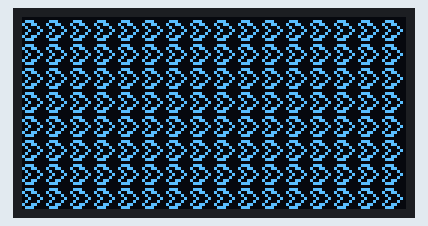
A sketch run on a simulated Arduino Uno, built for the host (arithmetic inside an expression is 32-bit, double 64-bit). On the bench: 128×64 one-colour display. Wiring (inferred from the names in the program): SSD1306 OLED at I2C address 0x3C. The local clock reads 2024-03-15 10:24:30 at power-on unless the sketch sets it; what the sketch prints to the serial monitor is not drawn.

Above: at 3.4 s.

The sketch:

clocky.ino
```cpp
// Date and time functions using a DS1307 RTC connected via I2C and Wire lib
#include <Wire.h>
#include "RTClib.h"

#if defined(ARDUINO_ARCH_SAMD)
// for Zero, output on USB Serial console, remove line below if using programming port to program the Zero!
#define Serial SerialUSB
#endif


//~ DEFINES ~~~~~~~~~~~~~~~~~~~~~~~~~~~~~~~~~~~~~~~~~~~~~~~~~~~~~~~~~~~~~~~~~~~
// Some defines for the SSD1306 controller driving a 128x64 resolution OLED display
// PART     - http://www.simplelabs.co.in/content/96-blue-i2c-oled-module
// DATASHEET  - https://www.adafruit.com/datasheets/SSD1306.pdf

// The Slave Address (SLA) of the OLED controller - SSD1306 - is 0x3C
// The LSB is supposed to be the mode. Since we are only going to WRITE to the OLED, the LSB is going to be 0
// SLA (0x3C) + WRITE_MODE (0x00) =  0x78 (0b01111000)
#define OLED_I2C_ADDRESS   0x3C

// The SSD1306 datasheet (pg.20) says that a control byte has to be sent before sending a command
// Control byte consists of
// bit 7    : Co   : Continuation bit - If 0, then it assumes all the next bytes are data (no more control bytes).
//        :    You can send a stream of data, ie: gRAM dump - if Co=0
//        :        For Command, you'd prolly wanna set this - one at a time. Hence, Co=1 for commands
//        :    For Data stream, Co=0 :)
// bit 6      : D/C# : Data/Command Selection bit, Data=1/Command=0
// bit [5-0]  : lower 6 bits have to be 0
#define OLED_CONTROL_BYTE_CMD_SINGLE  0x80
#define OLED_CONTROL_BYTE_CMD_STREAM  0x00
#define OLED_CONTROL_BYTE_DATA_STREAM 0x40

// Fundamental commands (pg.28)
#define OLED_CMD_SET_CONTRAST     0x81  // follow with 0x7F
#define OLED_CMD_DISPLAY_RAM      0xA4
#define OLED_CMD_DISPLAY_ALLON      0xA5
#define OLED_CMD_DISPLAY_NORMAL     0xA6
#define OLED_CMD_DISPLAY_INVERTED     0xA7
#define OLED_CMD_DISPLAY_OFF      0xAE
#define OLED_CMD_DISPLAY_ON       0xAF

// Addressing Command Table (pg.30)
#define OLED_CMD_SET_MEMORY_ADDR_MODE 0x20  // follow with 0x00 = HORZ mode = Behave like a KS108 graphic LCD
#define OLED_CMD_SET_COLUMN_RANGE   0x21  // can be used only in HORZ/VERT mode - follow with 0x00 + 0x7F = COL127
#define OLED_CMD_SET_PAGE_RANGE     0x22  // can be used only in HORZ/VERT mode - follow with 0x00 + 0x07 = PAGE7

// Hardware Config (pg.31)
#define OLED_CMD_SET_DISPLAY_START_LINE 0x40
#define OLED_CMD_SET_SEGMENT_REMAP    0xA1
#define OLED_CMD_SET_MUX_RATIO      0xA8  // follow with 0x3F = 64 MUX
#define OLED_CMD_SET_COM_SCAN_MODE    0xC8
#define OLED_CMD_SET_DISPLAY_OFFSET   0xD3  // follow with 0x00
#define OLED_CMD_SET_COM_PIN_MAP    0xDA  // follow with 0x12
#define OLED_CMD_NOP          0xE3  // NOP

// Timing and Driving Scheme (pg.32)
#define OLED_CMD_SET_DISPLAY_CLK_DIV  0xD5  // follow with 0x80
#define OLED_CMD_SET_PRECHARGE      0xD9  // follow with 0xF1
#define OLED_CMD_SET_VCOMH_DESELCT    0xDB  // follow with 0x30

// Charge Pump (pg.62)
#define OLED_CMD_SET_CHARGE_PUMP    0x8D  // follow with 0x14

//~~~~~~~~~~~~~~~~~~~~~~~~~~~~~~~~~~~~~~~~~~~~~~~~~~~~~~~~~~~~~~~~~~~~~~~~~~~~~

// Used LCD Assistant to generate this starting splash screen for the buffer
// 128x64 = 8192 bits = 1024 bytes
//static unsigned char buffer [1024] = {
//0x00, 0x00, 0x00, 0x00, 0x00, 0x01, 0x02, 0x04, 0x04, 0x09, 0x1F, 0xFC, 0xF0, 0xFF, 0xFC, 0x00,
//0x00, 0x00, 0x00, 0x00, 0x1F, 0xE0, 0x00, 0x07, 0x38, 0xC0, 0x00, 0x00, 0x00, 0xC0, 0x3F, 0x00,
//0x00, 0x00, 0x00, 0x00, 0x00, 0x00, 0x00, 0x00, 0x00, 0x00, 0x00, 0x00, 0x00, 0x00, 0x00, 0x00,
//0x00, 0x00, 0x00, 0x00, 0x00, 0x00, 0x00, 0x00, 0x00, 0x00, 0x00, 0x00, 0x80, 0x80, 0x80, 0xC0,
//0x40, 0x40, 0x40, 0x40, 0x40, 0x40, 0x20, 0x20, 0x20, 0x20, 0x20, 0x20, 0x20, 0x20, 0x20, 0x20,
//0x20, 0x20, 0x20, 0x20, 0x20, 0x20, 0x20, 0x20, 0x20, 0x20, 0x10, 0x10, 0x10, 0x10, 0x10, 0x10,
//0x90, 0xF0, 0x10, 0x10, 0x10, 0x10, 0x10, 0x10, 0x10, 0x10, 0x10, 0x10, 0x10, 0x10, 0x10, 0x10,
//0x10, 0x10, 0x30, 0x20, 0x20, 0x60, 0x40, 0xC0, 0x80, 0x00, 0x00, 0x00, 0x00, 0x00, 0x00, 0x00,
//0x24, 0x28, 0x50, 0x60, 0xC0, 0x80, 0x00, 0x00, 0x00, 0x00, 0x00, 0x00, 0x0F, 0xFF, 0xE1, 0x0F,
//0xFC, 0x68, 0x90, 0x20, 0x40, 0x4F, 0xF0, 0x00, 0x00, 0x01, 0x0E, 0xF0, 0xFE, 0x01, 0x80, 0x80,
//0x80, 0x40, 0x40, 0x40, 0x20, 0x20, 0x20, 0x20, 0x10, 0x10, 0x10, 0x10, 0x08, 0x08, 0x08, 0x04,
//0x04, 0x04, 0x06, 0x02, 0x02, 0x02, 0x01, 0x01, 0x01, 0x01, 0x01, 0x01, 0x00, 0x00, 0x00, 0x00,
//0x00, 0x00, 0x00, 0x00, 0x00, 0x00, 0x00, 0x00, 0x00, 0x00, 0x00, 0x00, 0x00, 0x00, 0x00, 0x00,
//0x00, 0x00, 0x00, 0x00, 0x00, 0x00, 0x00, 0x00, 0x00, 0x00, 0x00, 0x00, 0x00, 0x00, 0x00, 0xF0,
//0x0F, 0x00, 0x00, 0x00, 0x00, 0x00, 0x00, 0x00, 0x00, 0x00, 0x00, 0x00, 0x00, 0x00, 0x00, 0x00,
//0x00, 0x00, 0x40, 0x40, 0x40, 0x40, 0x20, 0x20, 0x21, 0x27, 0x3C, 0xF0, 0x00, 0x00, 0x00, 0x00,
//0x40, 0x40, 0x80, 0x00, 0x00, 0x01, 0x01, 0x06, 0x3C, 0xC8, 0x10, 0x20, 0x40, 0xFF, 0xFF, 0x0F,
//0x7F, 0x88, 0x09, 0x0E, 0x3C, 0xC4, 0x7F, 0x02, 0x02, 0x8E, 0xEB, 0x1F, 0x1F, 0xE1, 0x00, 0x00,
//0x00, 0x00, 0x00, 0x00, 0x00, 0x00, 0x00, 0x00, 0x00, 0x00, 0x00, 0x00, 0x00, 0x00, 0x00, 0x00,
//0x00, 0x00, 0x00, 0x00, 0x00, 0x00, 0x00, 0x00, 0x00, 0x00, 0x00, 0x00, 0x00, 0x00, 0x00, 0x00,
//0x00, 0x00, 0x00, 0x00, 0x00, 0x00, 0x00, 0x00, 0x00, 0x00, 0x00, 0x00, 0x00, 0x00, 0x00, 0x00,
//0x00, 0x00, 0x00, 0x00, 0x00, 0x00, 0x00, 0x00, 0x00, 0x00, 0x00, 0x00, 0x00, 0x00, 0x00, 0x1F,
//0x70, 0x80, 0x00, 0x00, 0x00, 0x00, 0x00, 0x00, 0x00, 0x00, 0x00, 0x00, 0x00, 0x00, 0x00, 0x00,
//0x00, 0x00, 0x00, 0x00, 0x00, 0x00, 0x00, 0x80, 0x40, 0x70, 0x1C, 0x03, 0x00, 0x00, 0x00, 0x00,
//0x00, 0x00, 0x00, 0x01, 0x02, 0x04, 0x08, 0x10, 0x20, 0x01, 0x00, 0x00, 0x40, 0x7F, 0x01, 0x02,
//0x04, 0x18, 0x30, 0x00, 0x00, 0x00, 0x00, 0x00, 0x00, 0x00, 0x00, 0x00, 0x00, 0x20, 0x3F, 0x00,
//0x00, 0x00, 0x00, 0x00, 0x00, 0x00, 0x00, 0x00, 0x00, 0x00, 0x00, 0x00, 0x00, 0x00, 0x00, 0x00,
//0x00, 0x00, 0x00, 0x00, 0x00, 0x00, 0x00, 0x00, 0x00, 0x00, 0x00, 0x00, 0x00, 0x00, 0x00, 0x00,
//0x00, 0x00, 0x00, 0x00, 0x00, 0x00, 0x00, 0x00, 0x00, 0x00, 0x00, 0x00, 0x00, 0x00, 0x00, 0x00,
//0x00, 0x00, 0x00, 0x00, 0x00, 0x00, 0x00, 0x00, 0x00, 0x00, 0x00, 0x00, 0x00, 0x00, 0x00, 0x00,
//0x00, 0x03, 0x06, 0x0C, 0x30, 0x60, 0xC0, 0x80, 0x00, 0x00, 0x00, 0x00, 0x00, 0x80, 0xC0, 0x40,
//0x20, 0x30, 0x10, 0x18, 0x0C, 0x06, 0x03, 0x01, 0x00, 0x00, 0x00, 0x00, 0x00, 0x00, 0x00, 0x00,
//0x00, 0x00, 0x00, 0x00, 0x00, 0x00, 0x00, 0x00, 0x00, 0x00, 0x00, 0x00, 0x00, 0x00, 0x00, 0x00,
//0x00, 0x00, 0x00, 0x00, 0x00, 0x00, 0x00, 0x00, 0x00, 0x00, 0x00, 0x00, 0x00, 0x00, 0x00, 0x00,
//0x00, 0x00, 0x00, 0x00, 0x00, 0x00, 0x00, 0x00, 0x00, 0x00, 0x00, 0x00, 0x00, 0x00, 0x00, 0x00,
//0x00, 0x00, 0x00, 0x00, 0x00, 0x00, 0x00, 0x00, 0x00, 0x00, 0x00, 0x00, 0x00, 0x00, 0x00, 0x00,
//0x00, 0x00, 0x00, 0x00, 0x00, 0x00, 0x00, 0x00, 0x00, 0x00, 0x00, 0x80, 0x80, 0x80, 0x80, 0x80,
//0x80, 0x80, 0x80, 0x80, 0x80, 0x40, 0x40, 0x40, 0x40, 0x40, 0x40, 0x20, 0x20, 0x20, 0x20, 0x10,
//0x10, 0x10, 0x10, 0x08, 0x08, 0x08, 0x04, 0x05, 0x03, 0x02, 0x07, 0x01, 0x01, 0x00, 0x00, 0x00,
//0x00, 0x00, 0x00, 0x00, 0x00, 0x00, 0x00, 0x00, 0x00, 0x00, 0x00, 0x00, 0x00, 0x00, 0x00, 0x00,
//0x00, 0x00, 0x00, 0x00, 0x00, 0x00, 0x00, 0x00, 0x00, 0x00, 0x00, 0x00, 0x00, 0x00, 0x00, 0x00,
//0x00, 0x00, 0x00, 0x00, 0x00, 0x00, 0x00, 0x00, 0x00, 0x00, 0x00, 0x00, 0x00, 0x00, 0x00, 0x00,
//0x00, 0x20, 0xE0, 0x20, 0x20, 0x20, 0x20, 0x10, 0x10, 0x10, 0x10, 0x10, 0x10, 0x10, 0x08, 0x18,
//0x18, 0x28, 0x68, 0x88, 0x08, 0x08, 0x0C, 0x04, 0x04, 0x04, 0x04, 0x04, 0x04, 0x04, 0x04, 0x02,
//0x02, 0x02, 0x02, 0x02, 0x02, 0x01, 0x01, 0x01, 0x01, 0x01, 0x01, 0x00, 0x00, 0x00, 0x00, 0x00,
//0x00, 0x00, 0x00, 0x00, 0x00, 0x00, 0x00, 0x00, 0x00, 0x00, 0x00, 0x00, 0x00, 0x00, 0x00, 0x00,
//0x00, 0x00, 0x00, 0x00, 0x00, 0x00, 0x00, 0x00, 0x00, 0x00, 0x00, 0x00, 0x00, 0x00, 0x00, 0x00,
//0x00, 0x00, 0x00, 0x00, 0x00, 0x00, 0x00, 0x00, 0x00, 0x00, 0x00, 0x00, 0x00, 0x00, 0x00, 0x00,
//0x00, 0x00, 0x00, 0xC0, 0x38, 0x06, 0x00, 0x00, 0x00, 0x00, 0x00, 0x00, 0x00, 0x00, 0x00, 0x00,
//0x00, 0x00, 0x00, 0x00, 0x00, 0x00, 0x00, 0x00, 0x00, 0x00, 0x00, 0x00, 0x00, 0x00, 0x00, 0x00,
//0x00, 0x00, 0x00, 0x03, 0x3E, 0xE0, 0x00, 0x00, 0x00, 0x00, 0x00, 0x00, 0x00, 0x00, 0x00, 0x00,
//0x00, 0x00, 0x00, 0x01, 0x02, 0x04, 0x38, 0xC0, 0x00, 0x00, 0x00, 0x00, 0x00, 0x00, 0x00, 0x00,
//0x00, 0x00, 0x00, 0x00, 0x00, 0x00, 0x00, 0x00, 0x00, 0x00, 0x00, 0x00, 0x00, 0x00, 0x00, 0x00,
//0x00, 0x00, 0x00, 0x00, 0x00, 0x00, 0x00, 0x00, 0x00, 0x00, 0x00, 0x00, 0x00, 0x00, 0x00, 0x00,
//0x00, 0x00, 0x00, 0x00, 0x00, 0x00, 0x00, 0x00, 0x00, 0x00, 0x00, 0x00, 0x00, 0x00, 0x00, 0x00,
//0x00, 0x00, 0x00, 0x00, 0x00, 0x00, 0x00, 0x00, 0x00, 0x00, 0x00, 0x00, 0x00, 0x00, 0x00, 0x00,
//0x00, 0x00, 0xF8, 0x07, 0x00, 0x00, 0x00, 0x00, 0x00, 0x00, 0x00, 0x00, 0x00, 0x00, 0x00, 0x00,
//0x00, 0x00, 0x00, 0x00, 0x00, 0x00, 0x00, 0x00, 0x00, 0x00, 0x00, 0x00, 0x00, 0x00, 0x00, 0x00,
//0x00, 0x00, 0x80, 0x80, 0x78, 0x07, 0x00, 0x00, 0x00, 0x00, 0x00, 0x00, 0x00, 0x00, 0x00, 0x00,
//0x00, 0x00, 0x00, 0x00, 0x00, 0x00, 0x00, 0x00, 0x03, 0x0C, 0xF0, 0x00, 0x00, 0x00, 0x00, 0x00,
//0x00, 0x00, 0x00, 0x00, 0x00, 0x00, 0x00, 0x00, 0x00, 0x00, 0x00, 0x00, 0x00, 0x00, 0x00, 0x00,
//0x00, 0x00, 0x00, 0x00, 0x00, 0x00, 0x00, 0x00, 0x00, 0x00, 0x00, 0x00, 0x00, 0x00, 0x00, 0x00,
//0x00, 0x00, 0x00, 0x00, 0x00, 0x00, 0x00, 0x00, 0x00, 0x00, 0x00, 0x00, 0x00, 0x00, 0x00, 0x00,
//0x00, 0x00, 0x00, 0x00, 0x00, 0x00, 0x00, 0x00, 0x00, 0x00, 0x00, 0x00, 0x00, 0x00, 0x00, 0x00
//};

static unsigned char buffer [8] = {
  0x44, 0xAA, 0x92, 0xC6, 0x44, 0x28, 0x10, 0x00,
  };


unsigned int frame;


RTC_DS1307 rtc;

void setup () {
  Serial.begin(9600);
  if (! rtc.begin()) {
    Serial.println("Couldn't find RTC");
    while (1);
  }

  if (! rtc.isrunning()) {
    Serial.println("RTC is NOT running!");
  }

  rtc.adjust(DateTime(F(__DATE__), F(__TIME__)));


  // Init the OLED controller
  OLED_init();

  // Customary delay
  delay(250);
}

void loop () {
  DateTime now = rtc.now();

  Serial.print(now.day(), DEC);
  Serial.print('/');
  Serial.print(now.month(), DEC);
  Serial.print('/');
  Serial.println(now.year(), DEC);

  Serial.print(now.hour(), DEC);
  Serial.print(':');
  Serial.print(now.minute(), DEC);
  Serial.print(':');
  Serial.print(now.second(), DEC);
  Serial.println();

  Serial.println();
  delay(3000);


  // Collect the current time. This is to ensure maximum frame time will be 40ms
  frame=millis();

    // Set the GDDRAM to (Row0, Col0), ie: top-left and establish range as the whole screen - 128x64
    Wire.beginTransmission(OLED_I2C_ADDRESS);
    Wire.write(OLED_CONTROL_BYTE_CMD_STREAM);
    // column 0 to 127
    Wire.write(OLED_CMD_SET_COLUMN_RANGE);
    Wire.write(0x00);
    Wire.write(0x7F);
    // page 0 to 7
    Wire.write(OLED_CMD_SET_PAGE_RANGE);
    Wire.write(0x00);
    Wire.write(0x07);
    Wire.endTransmission();

    for(uint16_t i=0;i<1024;i++){
      Wire.beginTransmission(OLED_I2C_ADDRESS);
      Wire.write(OLED_CONTROL_BYTE_DATA_STREAM);
        for (uint8_t x=0; x<8; x++) {
        Wire.write(buffer[x]);
        i++;
        }
        i--;
        Wire.endTransmission();
    }


//Wire.beginTransmission(OLED_I2C_ADDRESS);
//    Wire.write(OLED_CONTROL_BYTE_CMD_STREAM);
//    Wire.write(OLED_CMD_SET_COLUMN_RANGE);
//    Wire.write(0x00);
//    Wire.write(0x7F);
//    Wire.write(OLED_CMD_SET_PAGE_RANGE);
//    Wire.write(0);
//    Wire.write(0x07);
//    Wire.endTransmission();
//
//    for(uint16_t i=0;i<1024;i++){
//        Wire.beginTransmission(OLED_I2C_ADDRESS);
//        Wire.write(OLED_CONTROL_BYTE_DATA_STREAM);
//        for (uint8_t x=0; x<16; x++) {
//            Wire.write(0x81);
//            i++;
//        }
//        i--;
//        Wire.endTransmission();
//    }

  // Frame Guard. Ensure that the frame lasted at least 40ms
  while((millis()-frame)<40){};
}


void OLED_init() {
  // Init the I2C interface (pins A4 and A5 on the Arduino Uno board) in Master Mode.
  Wire.begin();

  // Set the I2C to HS mode - 400KHz!
  // TWBR = (CPU_CLK / I2C_CLK) -16 /2
  // TWBR = ((16,000,000 / 400,000) - 16) / 2 = 12
  TWBR=12;

  // keywords:
  // SEG = COL = segment = column byte data on a page
  // Page = 8 pixel tall row. Has 128 SEGs and 8 COMs
  // COM = row

  // Begin the I2C comm with SSD1306's address (SLA+Write)
  Wire.beginTransmission(OLED_I2C_ADDRESS);

  // Tell the SSD1306 that a command stream is incoming
  Wire.write(OLED_CONTROL_BYTE_CMD_STREAM);

  // Follow instructions on pg.64 of the dataSheet for software configuration of the SSD1306
  // Turn the Display OFF
  Wire.write(OLED_CMD_DISPLAY_OFF);
  // Set mux ration tp select max number of rows - 64
  Wire.write(OLED_CMD_SET_MUX_RATIO);
  Wire.write(0x3F);
  // Set the display offset to 0
  Wire.write(OLED_CMD_SET_DISPLAY_OFFSET);
  Wire.write(0x00);
  // Display start line to 0
  Wire.write(OLED_CMD_SET_DISPLAY_START_LINE);

  // Mirror the x-axis. In case you set it up such that the pins are north.
  // Wire.write(0xA0); - in case pins are south - default
  Wire.write(OLED_CMD_SET_SEGMENT_REMAP);

  // Mirror the y-axis. In case you set it up such that the pins are north.
  // Wire.write(0xC0); - in case pins are south - default
  Wire.write(OLED_CMD_SET_COM_SCAN_MODE);

  // Default - alternate COM pin map
  Wire.write(OLED_CMD_SET_COM_PIN_MAP);
  Wire.write(0x12);
  // set contrast
  Wire.write(OLED_CMD_SET_CONTRAST);
  Wire.write(0x7F);
  // Set display to enable rendering from GDDRAM (Graphic Display Data RAM)
  Wire.write(OLED_CMD_DISPLAY_RAM);
  // Normal mode!
  Wire.write(OLED_CMD_DISPLAY_NORMAL);
  // Default oscillator clock
  Wire.write(OLED_CMD_SET_DISPLAY_CLK_DIV);
  Wire.write(0x80);
  // Enable the charge pump
  Wire.write(OLED_CMD_SET_CHARGE_PUMP);
  Wire.write(0x14);
  // Set precharge cycles to high cap type
  Wire.write(OLED_CMD_SET_PRECHARGE);
  Wire.write(0x22);
  // Set the V_COMH deselect volatage to max
  Wire.write(OLED_CMD_SET_VCOMH_DESELCT);
  Wire.write(0x30);
  // Horizonatal addressing mode - same as the KS108 GLCD
  Wire.write(OLED_CMD_SET_MEMORY_ADDR_MODE);
  Wire.write(0x00);
  // Turn the Display ON
  Wire.write(OLED_CMD_DISPLAY_ON);

  // End the I2C comm with the SSD1306
  Wire.endTransmission();
}
```

i2c_scanner.ino
```cpp
//#include <Wire.h>
//
//
//void setup()
//{
//  Wire.begin();
//
//  Serial.begin(9600);
//  while (!Serial);             // Leonardo: wait for serial monitor
//  Serial.println("\nI2C Scanner");
//}
//
//
//void loop()
//{
//  byte error, address;
//  int nDevices;
//
//  Serial.println("Scanning...");
//
//  nDevices = 0;
//  for(address = 1; address < 127; address++ )
//  {
//    // The i2c_scanner uses the return value of
//    // the Write.endTransmisstion to see if
//    // a device did acknowledge to the address.
//    Wire.beginTransmission(address);
//    error = Wire.endTransmission();
//
//    if (error == 0)
//    {
//      Serial.print("I2C device found at address 0x");
//      if (address<16)
//        Serial.print("0");
//      Serial.print(address,HEX);
//      Serial.println("  !");
//
//      nDevices++;
//    }
//    else if (error==4)
//    {
//      Serial.print("Unknown error at address 0x");
//      if (address<16)
//        Serial.print("0");
//      Serial.println(address,HEX);
//    }
//  }
//  if (nDevices == 0)
//    Serial.println("No I2C devices found\n");
//  else
//    Serial.println("done\n");
//
//  delay(5000);           // wait 5 seconds for next scan
//}
```
